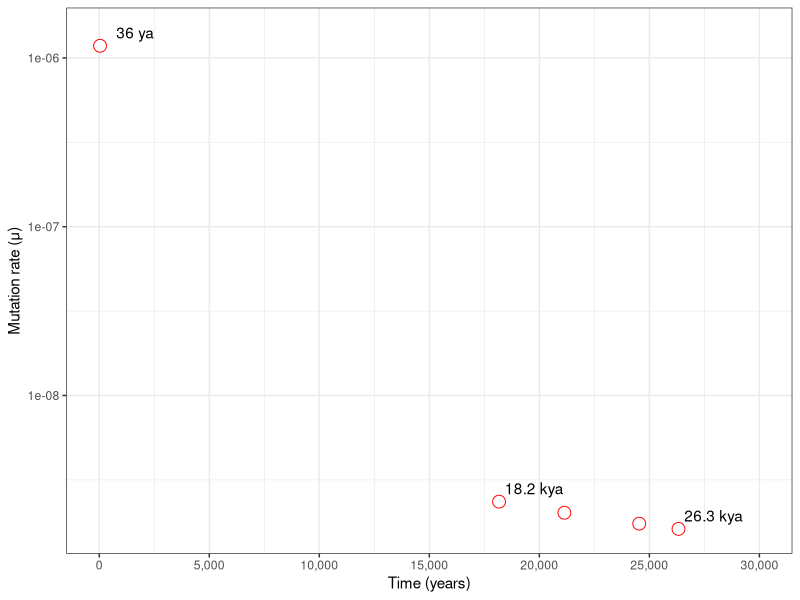
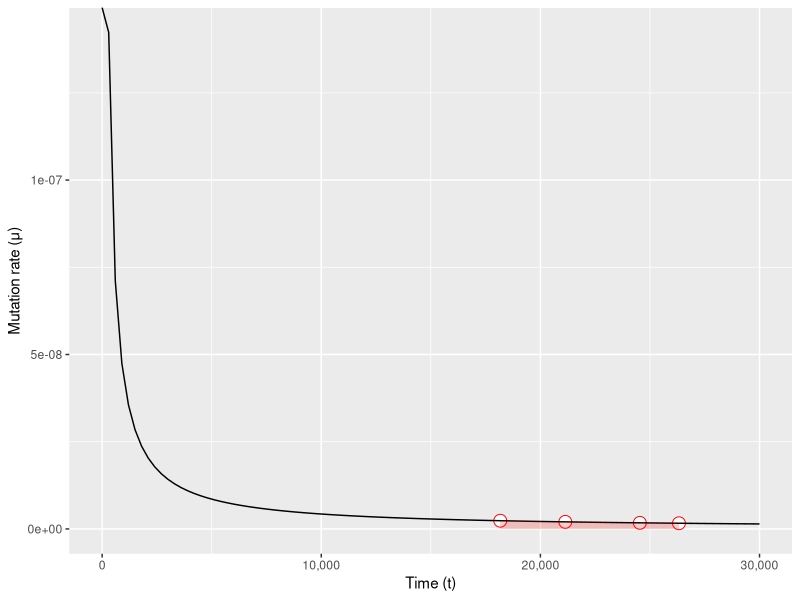

Write the R code that produced these figures, in order.
library(ggplot2)
library(scales)

rates <- c(1.62e-9, 1.74e-9, 2.02e-9, 2.35e-9, 1.18e-6)
times <- c(26324, 24539, 21137, 18169, 36)

rates2 <- c(1.62e-9, 1.74e-9, 2.02e-9, 2.35e-9)
times2 <- c(26324, 24539, 21137, 18169)

dates <- c('26.3 kya', '', '', '18.2 kya', '36 ya')

dat = data.frame(x=times, y=rates)
dat2 = data.frame(x=times2, y=rates2)

# the time estimate in units of mu
t <- 4.269762246E-05

breaks <- 10**(-9:-6)

fn1 <- function(x) {log10(t/x)}
fn2 <- function(x) {t/x}

ggplot(data=dat, aes(x=x, y=y)) +
    theme_bw() +
    xlab("Time (years)") +
    ylab("Mutation rate (μ)") +
    geom_point(colour="red", size=4, shape=21, fill="white") +
    geom_text(aes(label=dates), nudge_y=log10(1.2), nudge_x=1600) +
    scale_y_log10(breaks=breaks, labels=breaks) +
    scale_x_continuous(breaks=seq(0, 30000, by = 5000), limits=c(0, 30000), labels = comma) +
    stat_function(fun=fn1, geom="line")
    # stat_function(fun=fn1, geom="area", xlim = c(18169, 26324), fill = 'red', alpha = 0.2)
    # geom_area(stat = "function", fun = fn1, xlim = c(18169, 26324, fill = 'red', alpha = 0.2)

ggplot(data=dat2, aes(x=x, y=y)) +
    xlab("Time (t)") +
    ylab("Mutation rate (μ)") +
    geom_point(colour="red", size=4, shape=21, fill="white") +
    scale_x_continuous(limits=c(0, 30000), labels = comma) +
    stat_function(fun=fn2, geom="line") +
    stat_function(fun=fn2, geom="area", xlim = c(18169, 26324), fill = 'red', alpha = 0.2)

